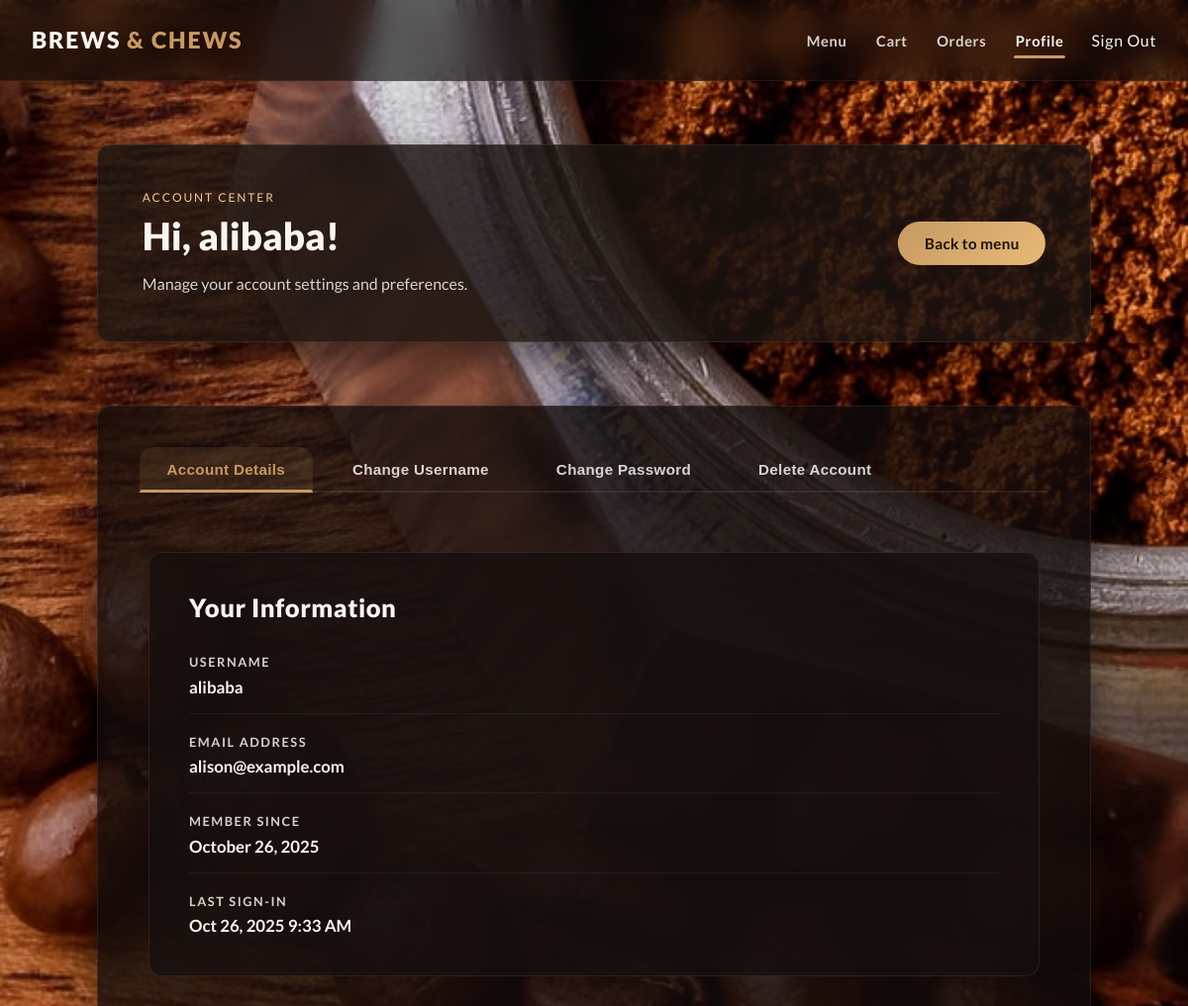
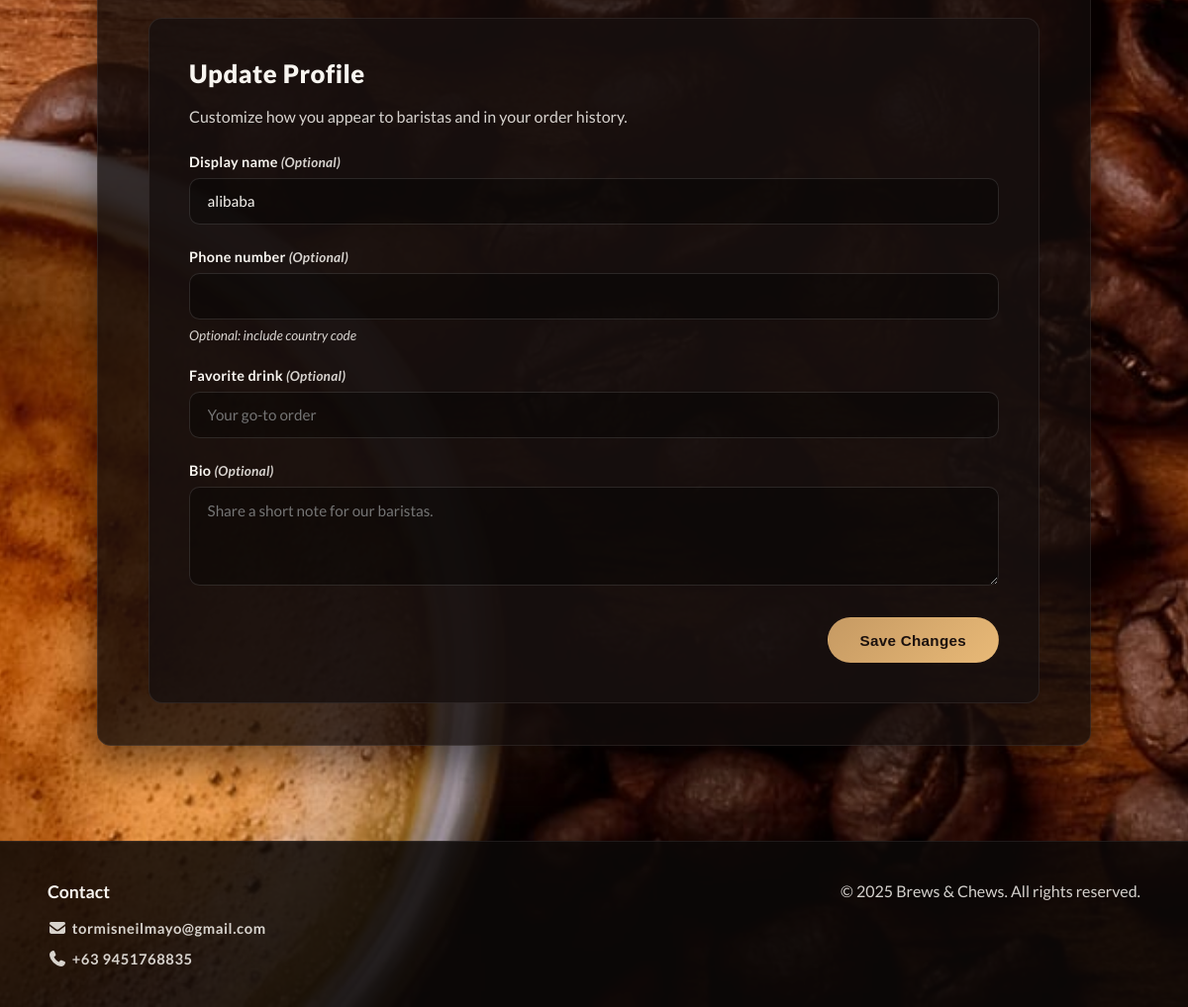
The page /accounts/profile/ (signed in) on the database its author committed (2 pictures, top to bottom).
### accounts/models.py (models this page shows, shortened)
class User(AbstractUser):
    email = models.EmailField(unique=True, blank=False)
    failed_login_attempts = models.PositiveIntegerField(default=0)
    locked_until = models.DateTimeField(blank=True, null=True)
    last_failed_login_at = models.DateTimeField(blank=True, null=True)
    EMAIL_FIELD = 'email'
    REQUIRED_FIELDS = ['email']

class Profile(models.Model):
    user = models.OneToOneField(
        settings.AUTH_USER_MODEL,
        on_delete=models.CASCADE,
        related_name="profile"
    )
    display_name = models.CharField(max_length=120, blank=True)
    phone_number = models.CharField(max_length=20, blank=True)
    favorite_drink = models.CharField(max_length=120, blank=True)
    bio = models.TextField(blank=True)
    updated_at = models.DateTimeField(auto_now=True)

### accounts/views.py (the view, shortened to what this page needs)
# urls.py: path("profile/", views.profile_view, name="profile"),
@login_required
@require_http_methods(["GET", "POST"])
def profile_view(request: HttpRequest) -> HttpResponse:
    profile, _ = Profile.objects.get_or_create(
        user=request.user,
        defaults={"display_name": request.user.username},
    )
    profile_form = ProfileForm(request.POST or None, instance=profile)
    username_form = ChangeUsernameForm(request.user)
    password_form = ChangePasswordForm(request.user)
    update_success = False
    update_message = ""
    if request.method == "POST" and "update_profile" in request.POST:
        if profile_form.is_valid():
            profile_form.save()
            update_success = True
            update_message = "Profile updated successfully."
    recent_orders = request.user.orders.all()[:3]
    context = {
        "profile_form": profile_form,
        "username_form": username_form,
        "password_form": password_form,
        "update_success": update_success,
        "update_message": update_message,
        "user_email": request.user.email,
        "recent_orders": recent_orders,
    }
    return render(request, "accounts/profile.html", context)

### accounts/forms.py (shortened to what this page needs)
class ProfileForm(forms.ModelForm):
    phone_number = forms.CharField(
        max_length=20,
        required=False,
        help_text="Optional: include country code",
    )
    class Meta:
        model = Profile
        fields = ["display_name", "phone_number", "favorite_drink", "bio"]
        widgets = {
            "display_name": forms.TextInput(attrs={"placeholder": "How should we address you?"}),
            "favorite_drink": forms.TextInput(attrs={"placeholder": "Your go-to order"}),
            "bio": forms.Textarea(attrs={"rows": 3, "placeholder": "Share a short note for our baristas."}),
        }
    def __init__(self, *args, **kwargs):
        super().__init__(*args, **kwargs)
        for field in self.fields.values():
            classes = field.widget.attrs.get("class", "")
            field.widget.attrs["class"] = f"dashboard-input {classes}".strip()

class ChangeUsernameForm(forms.Form):
    new_username = forms.CharField(
        max_length=150,
        label="New Username",
        help_text="Choose a new username (3-30 characters, letters, numbers, ._- only)"
    )
    password = forms.CharField(
        widget=forms.PasswordInput,
        label="Confirm Password",
        help_text="Enter your current password to confirm"
    )
    def __init__(self, user, *args, **kwargs):
        self.user = user
        super().__init__(*args, **kwargs)
        for field in self.fields.values():
            classes = field.widget.attrs.get("class", "")
            field.widget.attrs["class"] = f"dashboard-input {classes}".strip()

### templates/accounts/profile.html (shortened to what this page needs)
{% extends "base.html" %}
{% load static %}
{% block extra_css %}
<link rel="stylesheet" href="{% static 'css/dashboard.css' %}">
{% endblock %}
{% block main_class %}dashboard-main{% endblock %}
{% block content %}
<section class="dashboard-hero">
    <div>
        <p class="dashboard-eyebrow">Account Center</p>
        <h1 class="dashboard-title">Hi, {{ request.user.profile.display_name|default:request.user.username }}!</h1>
        <p class="dashboard-subtitle">Manage your account settings and preferences.</p>
    </div>
    <a href="{% url 'menu:catalog' %}" class="btn dashboard-cta">Back to menu</a>
</section>
<section class="dashboard-section">
    <div class="profile-tabs" role="tablist" aria-label="Profile sections">
        <button class="profile-tab active" data-tab="details" role="tab" aria-selected="true" aria-controls="details-panel">
            Account Details
        </button>
        <button class="profile-tab" data-tab="username" role="tab" aria-selected="false" aria-controls="username-panel">
            Change Username
        </button>
        <button class="profile-tab" data-tab="password" role="tab" aria-selected="false" aria-controls="password-panel">
            Change Password
        </button>
        <button class="profile-tab" data-tab="danger" role="tab" aria-selected="false" aria-controls="danger-panel">
            Delete Account
        </button>
    </div>
    <div class="profile-tab-content active" data-content="details" id="details-panel" role="tabpanel">
        <div class="profile-layout">
            <div class="profile-summary">
                <h2>Your Information</h2>
                <dl>
                    <div>
                        <dt>Username</dt>
                        <dd>{{ request.user.username }}</dd>
                    </div>
                    <div>
                        <dt>Email Address</dt>
                        <dd>{{ user_email }}</dd>
                    </div>
                    <div>
                        <dt>Member Since</dt>
                        <dd>{{ request.user.date_joined|date:"F j, Y" }}</dd>
                    </div>
                    <div>
                        <dt>Last Sign-In</dt>
                        <dd>
                            {% if request.user.last_login %}
                                {{ request.user.last_login|date:"M d, Y g:i A" }}
                            {% else %}
                                Never
                            {% endif %}
                        </dd>
                    </div>
                </dl>
            </div>
            <div class="profile-form-wrapper">
                <h2>Update Profile</h2>
                <p>Customize how you appear to baristas and in your order history.</p>
                <form action="" method="post" class="profile-form">
                    {% for field in profile_form %}
                    <div class="profile-form__field">
                        <label for="{{ field.id_for_label }}">
                            {{ field.label }}
                            {% if not field.field.required %}
                                <span class="profile-form__hint">(Optional)</span>
                            {% endif %}
                        </label>
                        {{ field }}
                        {% if field.help_text %}
                            <span class="profile-form__hint">{{ field.help_text }}</span>
                        {% endif %}
                    </div>
                    {% endfor %}
                    <button type="submit" class="btn profile-form__submit">Save Changes</button>
                </form>
            </div>
        </div>
    </div>
</section>
{% endblock %}

### static/css/style.css (style rules this page uses)
:root { --bg-color: #0f0b0a; --bg-accent: linear-gradient(135deg, rgba(44, 28, 23, 0.92), rgba(15, 11, 10, 0.92)); --text-color: #f8f5f0; --text-muted: rgba(248, 245, 240, 0.85); --brand-primary: #c69a63; --brand-secondary: #8f5a2a; --brand-dark: rgba(0, 0, 0, 0.35); --accent-color: #f3c892; --accent-color-strong: #ffd7a6; --card-bg: rgba(28, 20, 17, 0.82); --border-color: rgba(255, 255, 255, 0.08); --shadow-soft: 0 18px 38px rgba(0, 0, 0, 0.45); --radius-base: 0.85rem; --transition-base: 0.2s ease; color-scheme: dark; }
* { box-sizing: border-box; margin: 0; padding: 0; }
body { min-height: 100vh; font-family: 'Lato', system-ui, -apple-system, BlinkMacSystemFont, 'Segoe UI', sans-serif; color: var(--text-color); background: url("../img/bg.jpg") center/cover fixed, var(--bg-accent); display: flex; flex-direction: column; }
a { color: inherit; text-decoration: none; }
.btn { display: inline-flex; align-items: center; justify-content: center; padding: 0.75rem 1.6rem; font-weight: 700; font-size: 0.95rem; letter-spacing: 0.02em; border-radius: 999px; border: 1px solid transparent; background: linear-gradient(135deg, var(--brand-primary), #e8b977); color: #1b110e; transition: transform var(--transition-base), box-shadow var(--transition-base), background var(--transition-base); cursor: pointer; }

### templates/accounts/profile.html (style rules this page uses)
.profile-tabs { display: flex; gap: 0.75rem; margin-bottom: 2rem; border-bottom: 2px solid rgba(255, 255, 255, 0.08); flex-wrap: wrap; padding-bottom: 0; }
.profile-tab { padding: 0.85rem 1.75rem; background: none; border: none; color: var(--text-muted); font-weight: 700; font-size: 0.95rem; cursor: pointer; position: relative; transition: all var(--transition-base); border-radius: var(--radius-base) var(--radius-base) 0 0; letter-spacing: 0.02em; }
.profile-tab.active { color: var(--brand-primary); background: rgba(198, 154, 99, 0.12); }
.profile-tab.active::after { content: ""; position: absolute; bottom: -2px; left: 0; right: 0; height: 3px; background: var(--brand-primary); border-radius: 999px 999px 0 0; }
.profile-tab-content { display: none; animation: fadeIn 0.3s ease; }
.profile-tab-content.active { display: block; }

### rows shown on the page
User: user.profile.display_name "alibaba", user.username "alibaba", email "alison@example.com", user.date_joined "October 26, 2025", user.last_login "Oct 26, 2025 9:33 AM"
Profile: profile_form "alibaba"

### other values the page prints
{{ field.label }} "Display name" "Phone number" "Favorite drink" "Bio"
{{ field.help_text }} "Optional: include country code"
